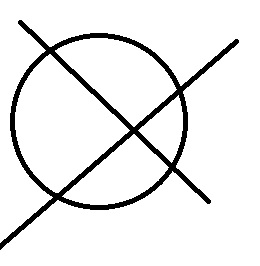
#> input picture TP4_consigna_2/img/img1.jpg, 260 x 266 px, found by its file name
$ python tp4_2_1.py
#> lines starting #> are read from the running program, lines starting #| are printed output that depends on the picture; after the words box and inside, x2 and y2 are one past the last pixel; in counts of white or black regions, pixels touching at a corner belong together
'''
Inteligencia Artificial - TP4 - Consigna #2

Comisión: CATEDRA - A - INF404 - EDH
Alumno: Roberto Sánchez Leiva
DNI: 25784362
Legajo: VINF012641
Titular Experto: PABLO ALEJANDRO VIRGOLINI
Titular Disciplinar: MARIA PAULA GONZALEZ
Fecha de Entrega: 18/11/2024

Instalacion necesaria:
    -pip install opencv-python
    -pip install matplotlib

'''
import cv2
import numpy as np
import matplotlib.pyplot as plt

# Cargar imagen
imagen = cv2.imread("TP4_consigna_2/img/img1.jpg", cv2.IMREAD_GRAYSCALE)
#> imagen is the input picture: shape (266, 260); min 0, max 255, mean 234.8

# Aplicar detección de bordes con Canny
bordes = cv2.Canny(imagen, 50, 150, apertureSize=3)
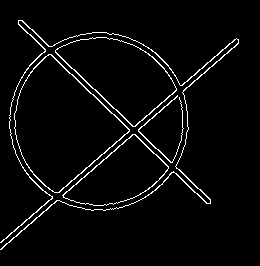
#> bordes: shape (266, 260); 3.7% white in thin lines or dots, all inside (x1, y1, x2, y2) = (0, 20, 239, 250)

# Aplicar Transformada de Hough para líneas
lineas = cv2.HoughLinesP(
    bordes,
    rho=1,
    theta=np.pi / 180,
    threshold=100,           # Aumentar el umbral para reducir líneas
    minLineLength=40,         # Definir longitud mínima
    maxLineGap=10             # Definir separación máxima entre segmentos
)
#> lineas = [[0, 249, 238, 42], [0, 242, 234, 39], [51, 54, 194, 192], [95, 89, 210, 200], [32, 29, 176, 168], [18, 23, 111, 113]]

# [10 lines of commented-out code are left out]
imagen_con_lineas = cv2.cvtColor(imagen, cv2.COLOR_GRAY2BGR)

# Dibujar las líneas detectadas
if lineas is not None:
    for linea in lineas:
        x1, y1, x2, y2 = linea[0]
        cv2.line(imagen_con_lineas, (x1, y1), (x2, y2), (255, 0, 0), 2)
#> this loop made 6 passes
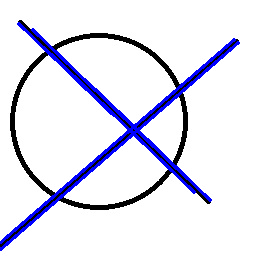
#> imagen_con_lineas: shape (266, 260, 3); 5.21% of pixels changed, all inside (x1, y1, x2, y2) = (0, 22, 240, 251)

# Mostrar imagen original y con líneas detectadas
fig, (ax1, ax2) = plt.subplots(1, 2, figsize=(10, 5))
ax1.imshow(imagen, cmap="gray")
ax1.set_title("Imagen Original")
ax1.axis("off")

ax2.imshow(imagen_con_lineas)
ax2.set_title("Líneas Detectadas")
ax2.axis("off")

plt.show()
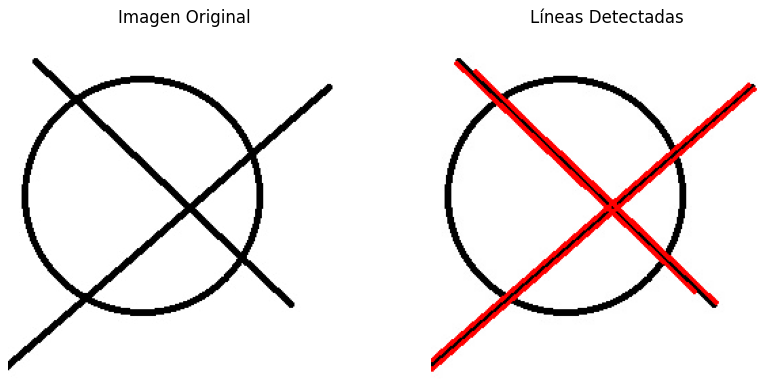
#> figure drawn by matplotlib, 2 panels; B, G, R data is drawn as R, G, B

$ run again, with TP4_consigna_2/img/img2.jpg copied over TP4_consigna_2/img/img1.jpg
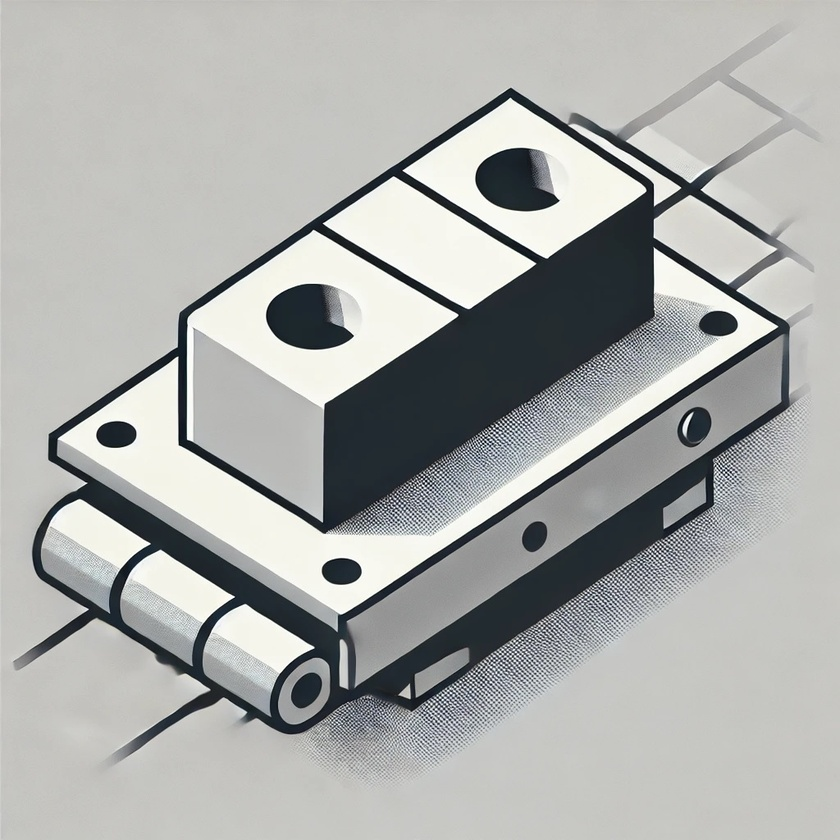
#> input picture TP4_consigna_2/img/img2.jpg, 840 x 840 px, shrunk from 1024 x 1024 before the run, found by its file name
#> `bordes = cv2.Canny(imagen, 50, 150, apertureSize=3)`:
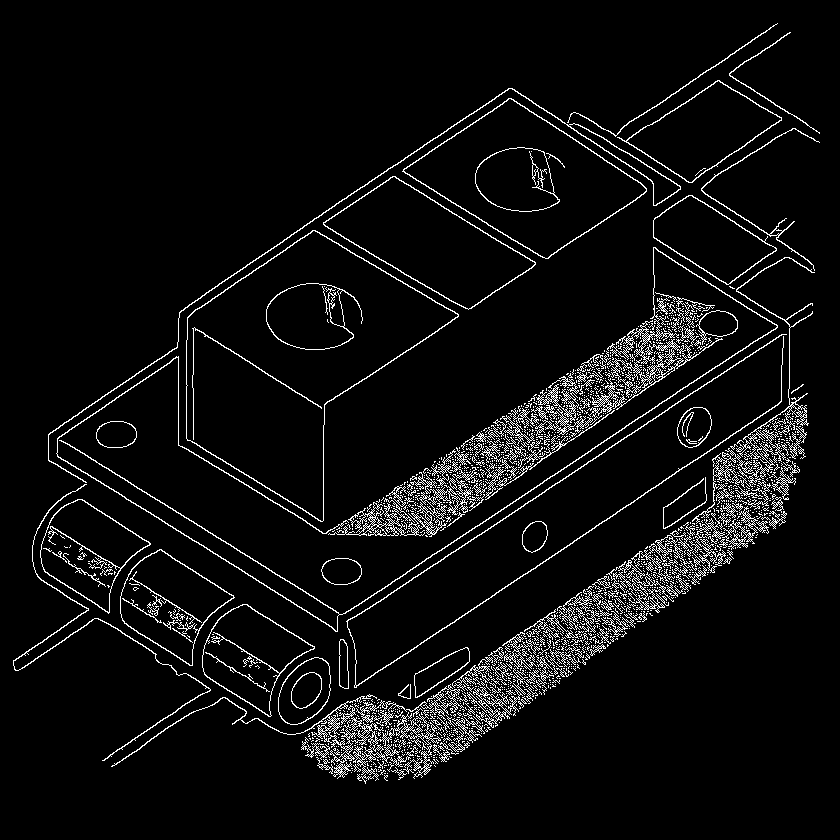
#> bordes: shape (840, 840); 5.6% white in thin lines or dots, all inside (x1, y1, x2, y2) = (13, 23, 820, 784)
#> lineas = 266 rows, first 6: [446, 627, 788, 396], [191, 313, 518, 92], [441, 550, 715, 366], [50, 432, 349, 619], [48, 450, 337, 630], [206, 292, 508, 88]
#> the loop `for linea in lineas:` made 266 passes
#> `plt.show()`:
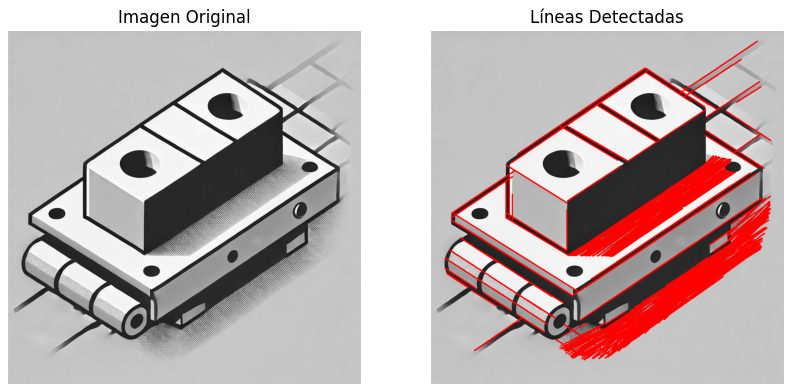
#> figure drawn by matplotlib, 2 panels; B, G, R data is drawn as R, G, B

$ run again, with TP4_consigna_2/img/img3.jpg copied over TP4_consigna_2/img/img1.jpg
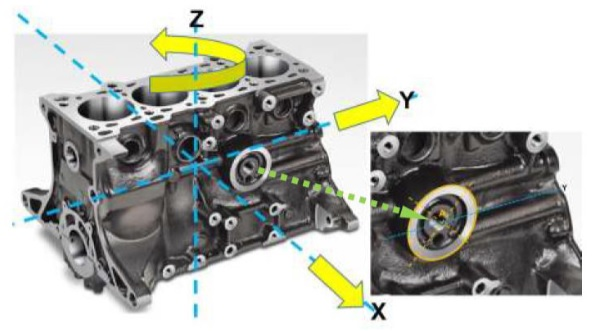
#> input picture TP4_consigna_2/img/img3.jpg, 614 x 331 px, found by its file name
#> `bordes = cv2.Canny(imagen, 50, 150, apertureSize=3)`:
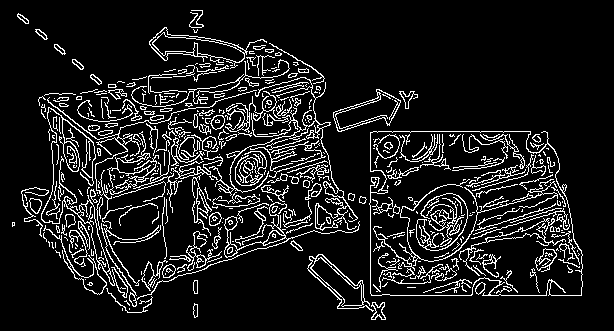
#> bordes: shape (331, 614); 10.8% white in thin lines or dots, all inside (x1, y1, x2, y2) = (12, 10, 583, 320)
#> lineas = 151 rows, first 6: [373, 131, 530, 131], [361, 295, 581, 295], [420, 219, 494, 240], [197, 316, 197, 10], [370, 293, 370, 185], [391, 203, 477, 224]
#> the loop `for linea in lineas:` made 151 passes
#> `plt.show()`:
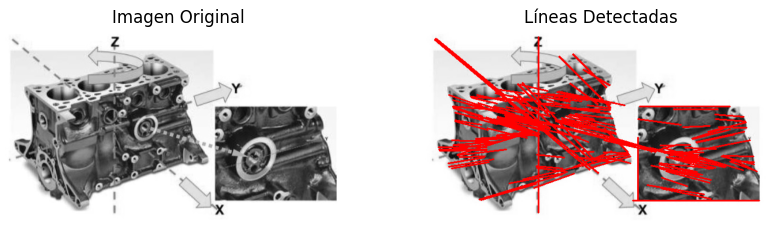
#> figure drawn by matplotlib, 2 panels; B, G, R data is drawn as R, G, B
